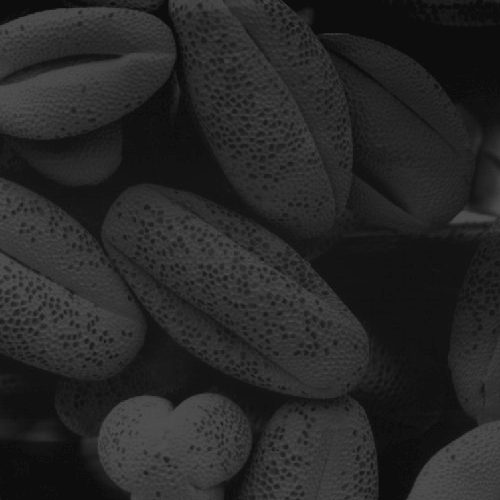
%> input picture project03/img/Fig0316(4)(bottom_left).tif, 500 x 500 px
$ octave histequalTest0305.m   (GNU Octave 9; MATLAB toolbox functions it lacks are replaced by stand-ins)
%> lines starting %> are read from the running program, lines starting %| are printed output that depends on the picture
f=imread( 'img\Fig0316(4)(bottom_left).tif' );
%> f is the input picture: size 500x500 uint8; min 13, max 83, mean 38.7

imshow(f)
figure,imhist(f);
ylim('auto')
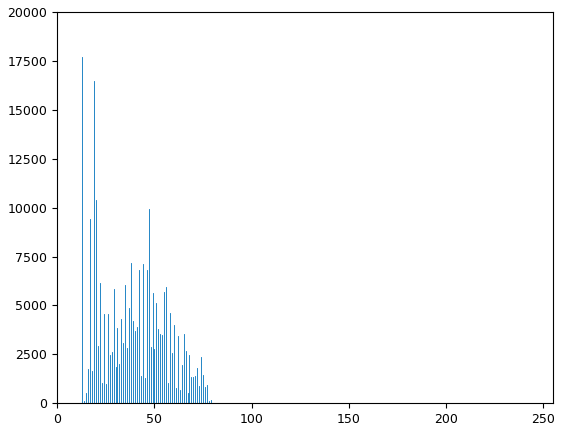
%> figure redrawn from the program's plot data; highest point at x = 13, y = 17718

% 直方图均衡化
g=histeq(f,256);
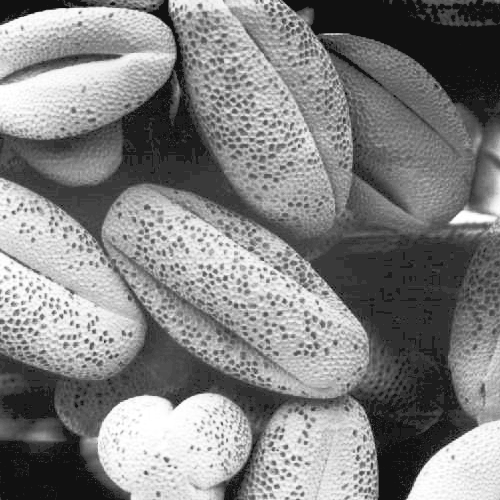
%> g: size 500x500 uint8; min 17, max 255, mean 130.3
figure,imshow(g);
figure,imhist(g)
ylim('auto')
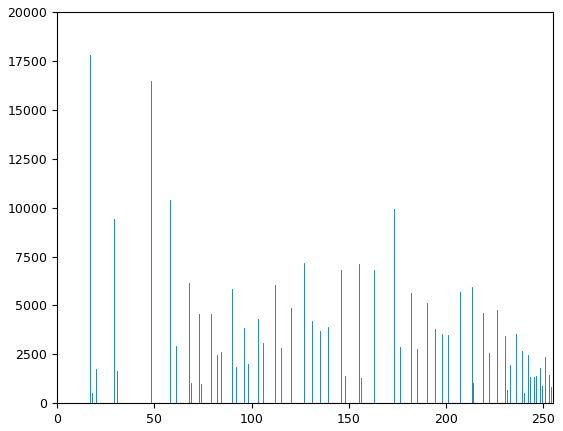
%> figure redrawn from the program's plot data; highest point at x = 17, y = 17814
